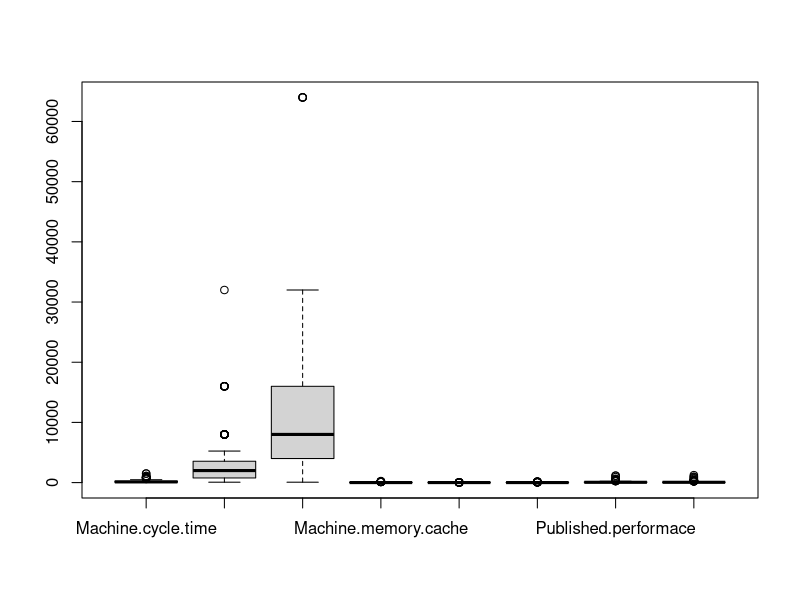
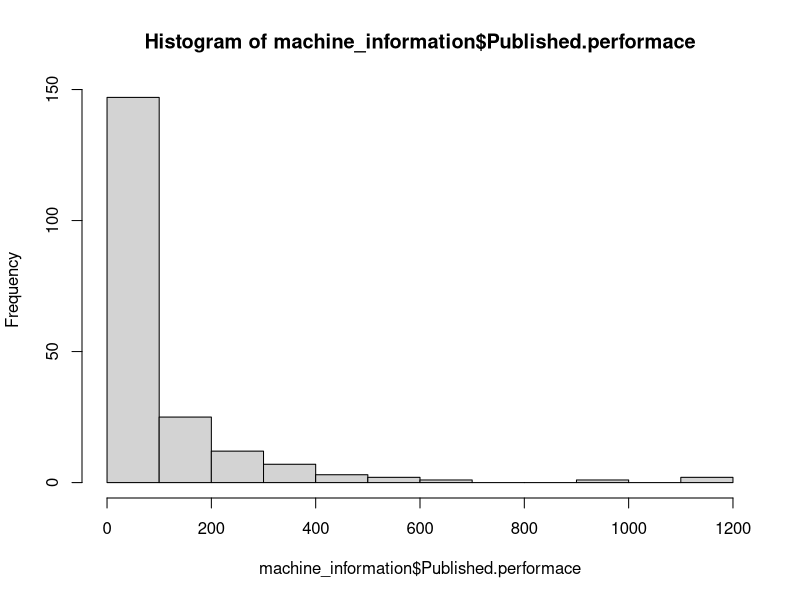
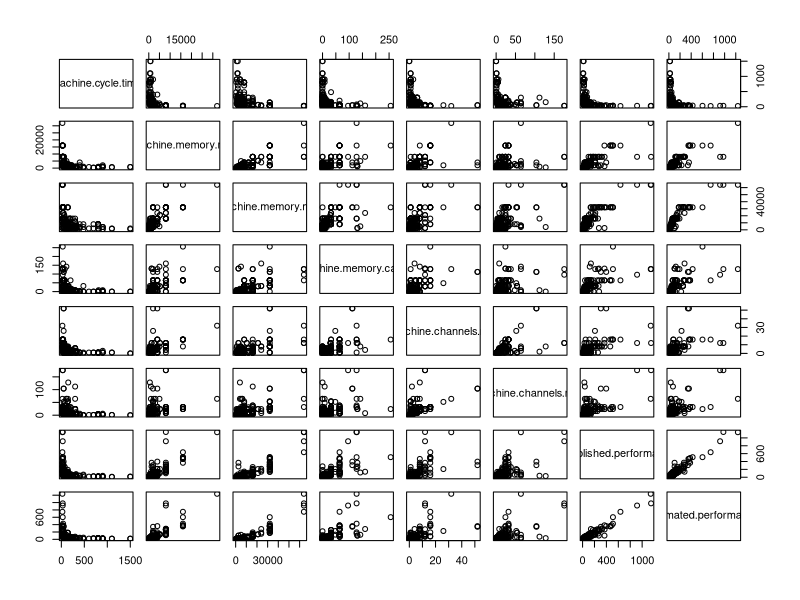
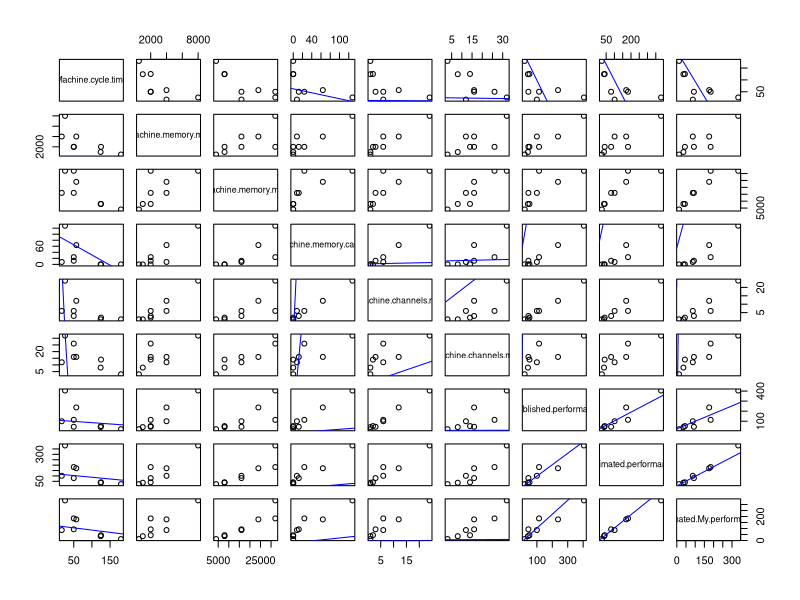
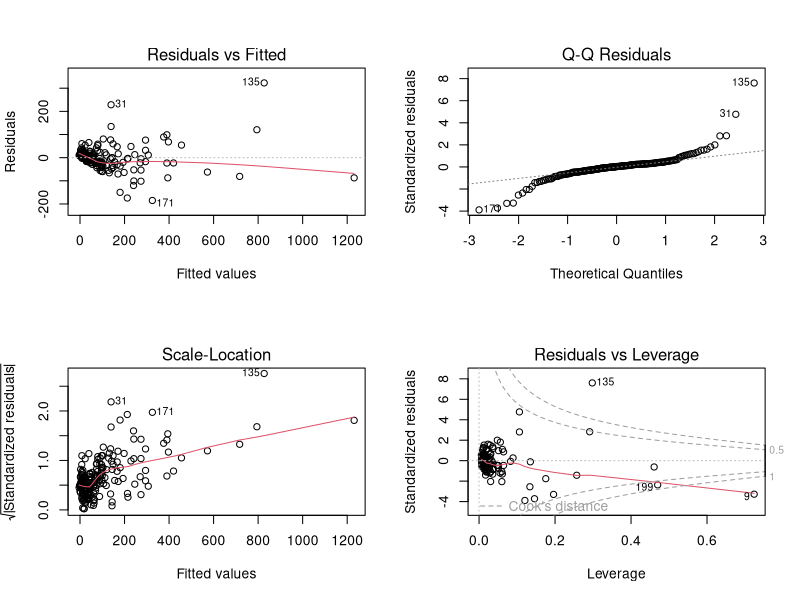

Source code (R) for these figures, in order:
#library(moments) 

#Analyses computational power data and attempts to predict the total performance score.

#Read in data and clean unnecessary columns  and null values
machine_information <- read.csv("data/machine.data", strip.white=TRUE)
machine_information <- machine_information[complete.cases(machine_information),]
colnames(machine_information)<- c("Company",
                                  "Machine.name",
                                  "Machine.cycle.time",
                                  "Machine.memory.min",
                                  "Machine.memory.max",
                                  "Machine.memory.cache",
                                  "Machine.channels.min",
                                  "Machine.channels.max",
                                  "Published.performace",
                                  "Estimated.performance")
machine_information <- subset(machine_information, select = -c(Company, Machine.name))



#Leave out some data for testing
machine_information_test_data <-  machine_information[201:208, ]
machine_information <- machine_information[1:200, ]

#Initial analysis
summary(machine_information)
boxplot(machine_information)

#Quick look at the performance data distribution
hist(machine_information$Published.performace)

#Requires the "moments" library at the top
#kurtosis(machine_information$Published.performace)
#skewness(machine_information$Published.performace)

cor(machine_information$Published.performace,machine_information)
pairs( machine_information, panel=function(x,y){
  points(x, y)
  model <- lm(x ~ y)
  # In case we want to display line of best fit
  #abline(model, col='red')
}, cex.labels=1)

#Modelling Linear Regresssion
#This is the final highest scoring model
machine_information_model <- lm(machine_information$Published.performace ~
                    +Machine.memory.max*Machine.memory.min
                    -Machine.memory.min
                    +Machine.memory.cache
                    +Machine.channels.max*Machine.channels.min
                    -Estimated.performance #ignore the hardcoded predictions
                    ,data=machine_information)
machine_information_model$coefficients
summary(machine_information_model)

# Second scoring model
machine_information_model2 <- lm(machine_information$Published.performace ~
                                +Machine.memory.max
                                +Machine.memory.min
                                +Machine.memory.cache
                                +Machine.channels.max
                                -Machine.channels.min
                                -Estimated.performance #ignore the hardcoded predictions
                                ,data=machine_information)
machine_information_model2$coefficients
summary(machine_information_model2)

# Third exploratory model
machine_information_model3 <- lm(machine_information$Published.performace ~
                                +Machine.memory.max:Machine.memory.min
                                +Machine.memory.cache
                                +Machine.channels.max:Machine.channels.min
                                -Estimated.performance #ignore the hardcoded predictions
                                ,data=machine_information)
machine_information_model3$coefficients
summary(machine_information_model3)

#Predicitions based on initial modell to compare to the baseline
predicted_machine_model <- round(predict(machine_information_model, machine_information_test_data))
machine_information_test_data$Estimated.My.performance = predicted_machine_model

#Evaluation

#Line of best fit again to see the patterns
pairs( machine_information_test_data, panel=function(x,y){
  points(x, y)
  model <- lm(x ~ y)
  abline(model, col='blue')
})


#Residuals
performace_resid = resid(machine_information_model)
par(mfrow = c(2,2))
plot(machine_information_model, which=1)
plot(machine_information_model, which=2)
plot(machine_information_model, which=3)
plot(machine_information_model, which=5)